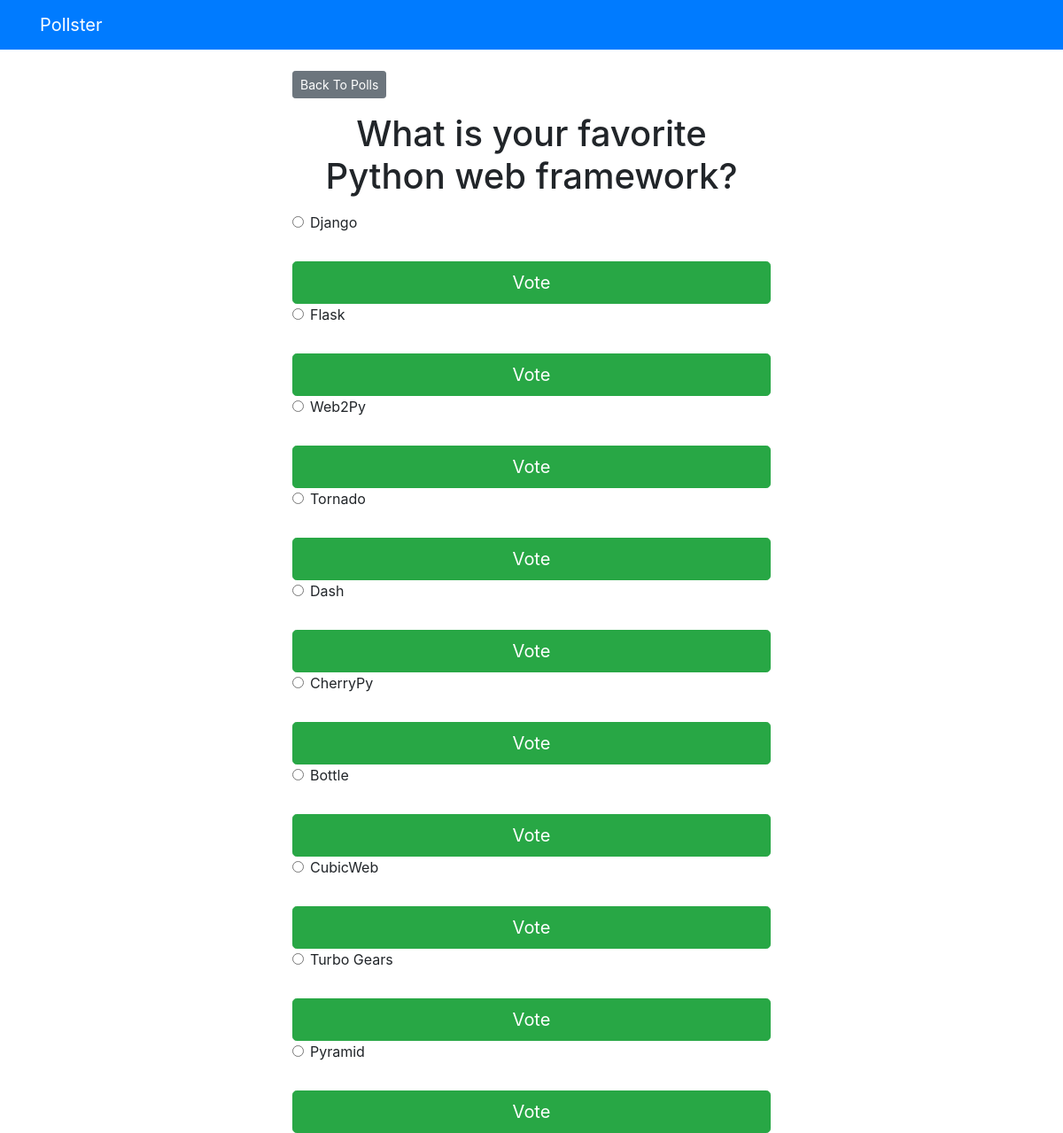
The page /polls/1/ on the database its author committed.
### polls/models.py (models this page shows, shortened)
class Question(models.Model):
    question_text = models.CharField(max_length=200)
    pub_date = models.DateTimeField("date published")

class Choice(models.Model):
    question = models.ForeignKey(Question, on_delete=models.CASCADE)
    choice_text = models.CharField(max_length=200)
    votes = models.IntegerField(default=0)

### polls/views.py (the view)
# urls.py: path("<int:question_id>/", views.detail, name="detail"),
def detail(request, question_id):
    try:
        question = Question.objects.get(pk=question_id)
    except Question.DoesNotExist:
        raise Http404("Question does not exist")
    return render(request, "polls/detail.html", {"question": question})

### templates/polls/detail.html (shortened to what this page needs)
{% extends 'base.html' %} {% block content %}
<a href="{% url 'polls:index' %}" class="btn btn-secondary btn-sm mb-3"
    >Back To Polls</a
>
<h1 class="text-center mb-3">{{question.question_text }}</h1>
<form action="{% url 'polls:vote' question.id %}" method="post">
    {% csrf_token %} {% for choice in question.choice_set.all %}
    <div class="form-check">
        <input
            type="radio"
            name="choice"
            class="form-check-input"
            id="choice{{ forloop.counter }}"
            value="{{ choice.id }}"
        />
        <label for="choice{{ forloop.counter }}"
            >{{ choice.choice_text }}</label
        >
    </div>
    <input
        type="submit"
        value="Vote"
        class="btn btn-success btn-lg btn-block mt-4"
    />
</form>
{% endfor %} {% endblock %}

### rows shown on the page
Question: question_text "What is your favorite Python web framework?"
Choice: choice_text "Django"
Choice: choice_text "Flask"
Choice: choice_text "Web2Py"
Choice: choice_text "Tornado"
Choice: choice_text "Dash"
Choice: choice_text "CherryPy"
Choice: choice_text "Bottle"
Choice: choice_text "CubicWeb"
Choice: choice_text "Turbo Gears"
Choice: choice_text "Pyramid"
